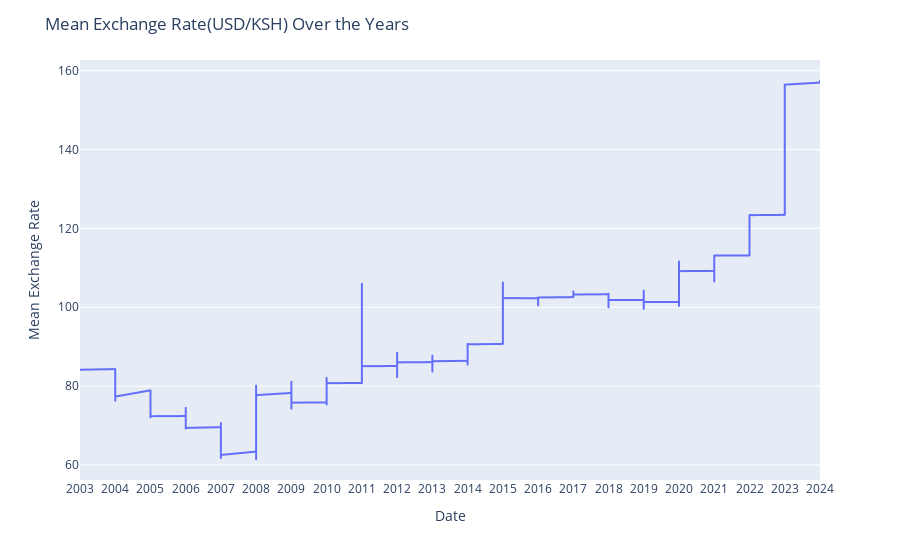

Source (notebook cell):
### Markdown cell above
### 4.3 Exchange Rate per Year

### Code cell
# Create an interactive line plot with Plotly
fig = px.line(exchange_data, x='Year', y='Mean', labels={'Mean': 'Mean Exchange Rate'})
fig.update_traces(mode='lines', hovertemplate=None)
fig.update_layout(hovermode='x unified',
                  hoverlabel=dict(bgcolor="white", font_size=12, font_family="Arial"),
                  title='Mean Exchange Rate(USD/KSH) Over the Years',
                  xaxis_title='Date',
                  yaxis_title='Mean Exchange Rate',
                  xaxis=dict(showgrid=False))  # Hide date markers on the x-axis
fig.show()

### Figure 1 — Plotly figure (JSON) as saved in the notebook; plotly's stock layout.template omitted (floating-point values rounded to 4 significant figures; data arrays with more than 128 entries replaced by an {"elided": "..."} marker saying what was removed)
{"data": [{"legendgroup": "", "line": {"color": "#636efa", "dash": "solid"}, "marker": {"symbol": "circle"}, "mode": "lines", "name": "", "showlegend": false, "type": "scattergl", "x": {"elided": "4812 str values"}, "xaxis": "x", "y": {"elided": "4812 float values"}, "yaxis": "y"}], "layout": {"hoverlabel": {"bgcolor": "white", "font": {"family": "Arial", "size": 12}}, "hovermode": "x unified", "legend": {"tracegroupgap": 0}, "margin": {"t": 60}, "title": {"text": "Mean Exchange Rate(USD/KSH) Over the Years"}, "xaxis": {"anchor": "y", "domain": [0, 1], "showgrid": false, "title": {"text": "Date"}}, "yaxis": {"anchor": "x", "domain": [0, 1], "title": {"text": "Mean Exchange Rate"}}}}
